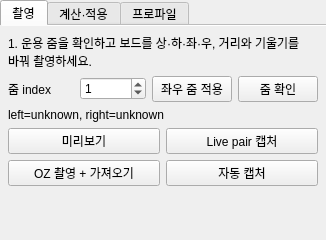
<ui version="4.0">
  <class>simpleCalibrationTabs</class>
  <widget class="QTabWidget" name="simpleCalibrationTabs">
    <property name="documentMode">
      <bool>true</bool>
    </property>
    <widget class="QWidget" name="capture_page">
      <attribute name="title">
        <string>촬영</string>
      </attribute>
      <layout class="QVBoxLayout" name="capture_layout">
        <property name="leftMargin">
          <number>8</number>
        </property>
        <property name="topMargin">
          <number>8</number>
        </property>
        <property name="rightMargin">
          <number>8</number>
        </property>
        <property name="bottomMargin">
          <number>8</number>
        </property>
        <property name="spacing">
          <number>6</number>
        </property>
        <item>
          <widget class="QLabel" name="capture_title">
            <property name="text">
              <string>1. 운용 줌을 확인하고 보드를 상·하·좌·우, 거리와 기울기를 바꿔 촬영하세요.</string>
            </property>
            <property name="wordWrap">
              <bool>true</bool>
            </property>
          </widget>
        </item>
        <item>
          <layout class="QHBoxLayout" name="zoomRow">
            <property name="leftMargin">
              <number>0</number>
            </property>
            <property name="topMargin">
              <number>0</number>
            </property>
            <property name="rightMargin">
              <number>0</number>
            </property>
            <property name="bottomMargin">
              <number>0</number>
            </property>
            <property name="spacing">
              <number>6</number>
            </property>
            <item>
              <widget class="QLabel" name="zoomLabel">
                <property name="text">
                  <string>줌 index</string>
                </property>
              </widget>
            </item>
            <item>
              <widget class="QSpinBox" name="simple_zoom_spin">
                <property name="maximum">
                  <number>100</number>
                </property>
                <property name="value">
                  <number>1</number>
                </property>
              </widget>
            </item>
            <item>
              <widget class="QPushButton" name="simple_set_zoom">
                <property name="text">
                  <string>좌우 줌 적용</string>
                </property>
              </widget>
            </item>
            <item>
              <widget class="QPushButton" name="simple_query_zoom">
                <property name="text">
                  <string>줌 확인</string>
                </property>
              </widget>
            </item>
          </layout>
        </item>
        <item>
          <widget class="QLabel" name="simple_calibration_zoom_status">
            <property name="text">
              <string>left=unknown, right=unknown</string>
            </property>
            <property name="wordWrap">
              <bool>true</bool>
            </property>
          </widget>
        </item>
        <item>
          <layout class="QHBoxLayout" name="board_status_row">
            <property name="leftMargin">
              <number>0</number>
            </property>
            <property name="topMargin">
              <number>0</number>
            </property>
            <property name="rightMargin">
              <number>0</number>
            </property>
            <property name="bottomMargin">
              <number>0</number>
            </property>
            <property name="spacing">
              <number>6</number>
            </property>
          </layout>
        </item>
        <item>
          <layout class="QGridLayout" name="capture_actions">
            <property name="leftMargin">
              <number>0</number>
            </property>
            <property name="topMargin">
              <number>0</number>
            </property>
            <property name="rightMargin">
              <number>0</number>
            </property>
            <property name="bottomMargin">
              <number>0</number>
            </property>
            <property name="spacing">
              <number>6</number>
            </property>
            <item row="0" column="0">
              <widget class="QPushButton" name="capture_command0">
                <property name="text">
                  <string>미리보기</string>
                </property>
                <property name="commandId" stdset="0">
                  <string>camera.toggle</string>
                </property>
                <property name="minimumSize">
                  <size>
                    <width>150</width>
                    <height>0</height>
                  </size>
                </property>
                <property name="sizePolicy">
                  <sizepolicy hsizetype="Expanding" vsizetype="Fixed">
                    <horstretch>0</horstretch>
                    <verstretch>0</verstretch>
                  </sizepolicy>
                </property>
              </widget>
            </item>
            <item row="0" column="1">
              <widget class="QPushButton" name="capture_command1">
                <property name="text">
                  <string>Live pair 캡처</string>
                </property>
                <property name="commandId" stdset="0">
                  <string>calibration.capture_images</string>
                </property>
                <property name="minimumSize">
                  <size>
                    <width>150</width>
                    <height>0</height>
                  </size>
                </property>
                <property name="sizePolicy">
                  <sizepolicy hsizetype="Expanding" vsizetype="Fixed">
                    <horstretch>0</horstretch>
                    <verstretch>0</verstretch>
                  </sizepolicy>
                </property>
              </widget>
            </item>
            <item row="1" column="0">
              <widget class="QPushButton" name="capture_command2">
                <property name="text">
                  <string>OZ 촬영 + 가져오기</string>
                </property>
                <property name="commandId" stdset="0">
                  <string>calibration.capture_images_wiris_ftp_oz</string>
                </property>
                <property name="minimumSize">
                  <size>
                    <width>150</width>
                    <height>0</height>
                  </size>
                </property>
                <property name="sizePolicy">
                  <sizepolicy hsizetype="Expanding" vsizetype="Fixed">
                    <horstretch>0</horstretch>
                    <verstretch>0</verstretch>
                  </sizepolicy>
                </property>
              </widget>
            </item>
            <item row="1" column="1">
              <widget class="QPushButton" name="capture_command3">
                <property name="text">
                  <string>자동 캡처</string>
                </property>
                <property name="commandId" stdset="0">
                  <string>calibration.auto_capture</string>
                </property>
                <property name="minimumSize">
                  <size>
                    <width>150</width>
                    <height>0</height>
                  </size>
                </property>
                <property name="sizePolicy">
                  <sizepolicy hsizetype="Expanding" vsizetype="Fixed">
                    <horstretch>0</horstretch>
                    <verstretch>0</verstretch>
                  </sizepolicy>
                </property>
              </widget>
            </item>
          </layout>
        </item>
        <item>
          <widget class="QWidget" name="simple_calibration_run_statusHost">
            <layout class="QVBoxLayout" name="simple_calibration_run_statusLayout">
              <property name="leftMargin">
                <number>0</number>
              </property>
              <property name="topMargin">
                <number>0</number>
              </property>
              <property name="rightMargin">
                <number>0</number>
              </property>
              <property name="bottomMargin">
                <number>0</number>
              </property>
              <property name="spacing">
                <number>6</number>
              </property>
            </layout>
          </widget>
        </item>
        <item>
          <widget class="QWidget" name="simple_calibration_set_statusHost">
            <layout class="QVBoxLayout" name="simple_calibration_set_statusLayout">
              <property name="leftMargin">
                <number>0</number>
              </property>
              <property name="topMargin">
                <number>0</number>
              </property>
              <property name="rightMargin">
                <number>0</number>
              </property>
              <property name="bottomMargin">
                <number>0</number>
              </property>
              <property name="spacing">
                <number>6</number>
              </property>
            </layout>
          </widget>
        </item>
        <item>
          <widget class="QWidget" name="simple_calibration_capture_statusHost">
            <layout class="QVBoxLayout" name="simple_calibration_capture_statusLayout">
              <property name="leftMargin">
                <number>0</number>
              </property>
              <property name="topMargin">
                <number>0</number>
              </property>
              <property name="rightMargin">
                <number>0</number>
              </property>
              <property name="bottomMargin">
                <number>0</number>
              </property>
              <property name="spacing">
                <number>6</number>
              </property>
            </layout>
          </widget>
        </item>
        <item>
          <widget class="QWidget" name="previewHost">
            <layout class="QVBoxLayout" name="previewLayout">
              <property name="leftMargin">
                <number>0</number>
              </property>
              <property name="topMargin">
                <number>0</number>
              </property>
              <property name="rightMargin">
                <number>0</number>
              </property>
              <property name="bottomMargin">
                <number>0</number>
              </property>
              <property name="spacing">
                <number>6</number>
              </property>
            </layout>
          </widget>
        </item>
      </layout>
    </widget>
    <widget class="QWidget" name="compute_page">
      <attribute name="title">
        <string>계산·적용</string>
      </attribute>
      <layout class="QVBoxLayout" name="compute_layout">
        <property name="leftMargin">
          <number>8</number>
        </property>
        <property name="topMargin">
          <number>8</number>
        </property>
        <property name="rightMargin">
          <number>8</number>
        </property>
        <property name="bottomMargin">
          <number>8</number>
        </property>
        <property name="spacing">
          <number>6</number>
        </property>
        <item>
          <widget class="QLabel" name="compute_title">
            <property name="text">
              <string>2. 전체 사진으로 K,D를 계산하고 품질 통과 후 필요하면 stereo R,t를 계산하세요.</string>
            </property>
            <property name="wordWrap">
              <bool>true</bool>
            </property>
          </widget>
        </item>
        <item>
          <layout class="QGridLayout" name="compute_actions">
            <property name="leftMargin">
              <number>0</number>
            </property>
            <property name="topMargin">
              <number>0</number>
            </property>
            <property name="rightMargin">
              <number>0</number>
            </property>
            <property name="bottomMargin">
              <number>0</number>
            </property>
            <property name="spacing">
              <number>6</number>
            </property>
            <item row="0" column="0">
              <widget class="QPushButton" name="compute_command0">
                <property name="text">
                  <string>K,D 계산</string>
                </property>
                <property name="commandId" stdset="0">
                  <string>calibration.run_intrinsic</string>
                </property>
                <property name="minimumSize">
                  <size>
                    <width>150</width>
                    <height>0</height>
                  </size>
                </property>
                <property name="sizePolicy">
                  <sizepolicy hsizetype="Expanding" vsizetype="Fixed">
                    <horstretch>0</horstretch>
                    <verstretch>0</verstretch>
                  </sizepolicy>
                </property>
              </widget>
            </item>
            <item row="0" column="1">
              <widget class="QPushButton" name="compute_command1">
                <property name="text">
                  <string>K,D 저장</string>
                </property>
                <property name="commandId" stdset="0">
                  <string>calibration.save_intrinsics</string>
                </property>
                <property name="minimumSize">
                  <size>
                    <width>150</width>
                    <height>0</height>
                  </size>
                </property>
                <property name="sizePolicy">
                  <sizepolicy hsizetype="Expanding" vsizetype="Fixed">
                    <horstretch>0</horstretch>
                    <verstretch>0</verstretch>
                  </sizepolicy>
                </property>
              </widget>
            </item>
            <item row="1" column="0">
              <widget class="QPushButton" name="compute_command2">
                <property name="text">
                  <string>R,t 계산</string>
                </property>
                <property name="commandId" stdset="0">
                  <string>calibration.run_extrinsics</string>
                </property>
                <property name="minimumSize">
                  <size>
                    <width>150</width>
                    <height>0</height>
                  </size>
                </property>
                <property name="sizePolicy">
                  <sizepolicy hsizetype="Expanding" vsizetype="Fixed">
                    <horstretch>0</horstretch>
                    <verstretch>0</verstretch>
                  </sizepolicy>
                </property>
              </widget>
            </item>
            <item row="1" column="1">
              <widget class="QPushButton" name="compute_command3">
                <property name="text">
                  <string>R,t 저장</string>
                </property>
                <property name="commandId" stdset="0">
                  <string>calibration.save_extrinsics</string>
                </property>
                <property name="minimumSize">
                  <size>
                    <width>150</width>
                    <height>0</height>
                  </size>
                </property>
                <property name="sizePolicy">
                  <sizepolicy hsizetype="Expanding" vsizetype="Fixed">
                    <horstretch>0</horstretch>
                    <verstretch>0</verstretch>
                  </sizepolicy>
                </property>
              </widget>
            </item>
            <item row="2" column="0">
              <widget class="QPushButton" name="compute_command4">
                <property name="text">
                  <string>검증된 bundle 적용</string>
                </property>
                <property name="commandId" stdset="0">
                  <string>calibration.apply_bundle</string>
                </property>
                <property name="minimumSize">
                  <size>
                    <width>150</width>
                    <height>0</height>
                  </size>
                </property>
                <property name="sizePolicy">
                  <sizepolicy hsizetype="Expanding" vsizetype="Fixed">
                    <horstretch>0</horstretch>
                    <verstretch>0</verstretch>
                  </sizepolicy>
                </property>
              </widget>
            </item>
          </layout>
        </item>
        <item>
          <widget class="QLabel" name="simple_calibration_quality_status">
            <property name="text">
              <string />
            </property>
            <property name="wordWrap">
              <bool>true</bool>
            </property>
          </widget>
        </item>
        <item>
          <widget class="QLabel" name="compute_note">
            <property name="text">
              <string>FAIL은 저장·적용을 차단하고, WARNING은 고급 캘리브레이션에서 사유 검토와 명시적 승인이 필요합니다.</string>
            </property>
            <property name="wordWrap">
              <bool>true</bool>
            </property>
          </widget>
        </item>
      </layout>
    </widget>
    <widget class="QWidget" name="profile_page">
      <attribute name="title">
        <string>프로파일</string>
      </attribute>
      <layout class="QVBoxLayout" name="profile_layout">
        <property name="leftMargin">
          <number>8</number>
        </property>
        <property name="topMargin">
          <number>8</number>
        </property>
        <property name="rightMargin">
          <number>8</number>
        </property>
        <property name="bottomMargin">
          <number>8</number>
        </property>
        <property name="spacing">
          <number>6</number>
        </property>
        <item>
          <widget class="QLabel" name="profile_title">
            <property name="text">
              <string>3. 현재 줌·해상도와 일치하는 K,D와 호환되는 R,t만 불러와 적용합니다.</string>
            </property>
            <property name="wordWrap">
              <bool>true</bool>
            </property>
          </widget>
        </item>
        <item>
          <layout class="QGridLayout" name="profile_actions">
            <property name="leftMargin">
              <number>0</number>
            </property>
            <property name="topMargin">
              <number>0</number>
            </property>
            <property name="rightMargin">
              <number>0</number>
            </property>
            <property name="bottomMargin">
              <number>0</number>
            </property>
            <property name="spacing">
              <number>6</number>
            </property>
            <item row="0" column="0">
              <widget class="QPushButton" name="profile_command0">
                <property name="text">
                  <string>K,D 불러오기</string>
                </property>
                <property name="commandId" stdset="0">
                  <string>calibration.load_intrinsics</string>
                </property>
                <property name="minimumSize">
                  <size>
                    <width>150</width>
                    <height>0</height>
                  </size>
                </property>
                <property name="sizePolicy">
                  <sizepolicy hsizetype="Expanding" vsizetype="Fixed">
                    <horstretch>0</horstretch>
                    <verstretch>0</verstretch>
                  </sizepolicy>
                </property>
              </widget>
            </item>
            <item row="0" column="1">
              <widget class="QPushButton" name="profile_command1">
                <property name="text">
                  <string>R,t 불러오기</string>
                </property>
                <property name="commandId" stdset="0">
                  <string>calibration.load_extrinsics</string>
                </property>
                <property name="minimumSize">
                  <size>
                    <width>150</width>
                    <height>0</height>
                  </size>
                </property>
                <property name="sizePolicy">
                  <sizepolicy hsizetype="Expanding" vsizetype="Fixed">
                    <horstretch>0</horstretch>
                    <verstretch>0</verstretch>
                  </sizepolicy>
                </property>
              </widget>
            </item>
            <item row="1" column="0">
              <widget class="QPushButton" name="profile_command2">
                <property name="text">
                  <string>검증된 bundle 적용</string>
                </property>
                <property name="commandId" stdset="0">
                  <string>calibration.apply_bundle</string>
                </property>
                <property name="minimumSize">
                  <size>
                    <width>150</width>
                    <height>0</height>
                  </size>
                </property>
                <property name="sizePolicy">
                  <sizepolicy hsizetype="Expanding" vsizetype="Fixed">
                    <horstretch>0</horstretch>
                    <verstretch>0</verstretch>
                  </sizepolicy>
                </property>
              </widget>
            </item>
          </layout>
        </item>
        <item>
          <widget class="QLabel" name="simple_calibration_profile_status">
            <property name="text">
              <string />
            </property>
            <property name="wordWrap">
              <bool>true</bool>
            </property>
          </widget>
        </item>
      </layout>
    </widget>
  </widget>
  <resources />
  <connections />
</ui>
